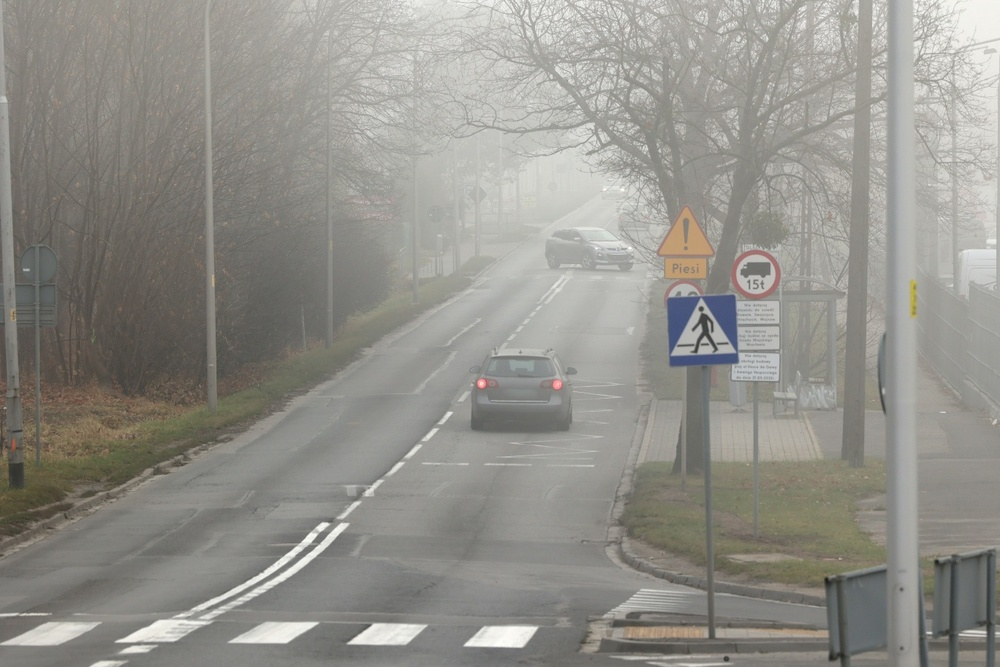
#> input picture HW2_0319/mistyroad.jpg, 1000 x 667 px, shrunk from 1368 x 912 before the run
$ python HW2_01.py
#> lines starting #> are read from the running program, lines starting #| are printed output that depends on the picture; after the words box and inside, x2 and y2 are one past the last pixel; in counts of white or black regions, pixels touching at a corner belong together
import cv2 as cv
import numpy as np
import matplotlib.pyplot as plt

# 이미지 불러오기 (그레이스케일 변환)
image = cv.imread('mistyroad.jpg', cv.IMREAD_GRAYSCALE)
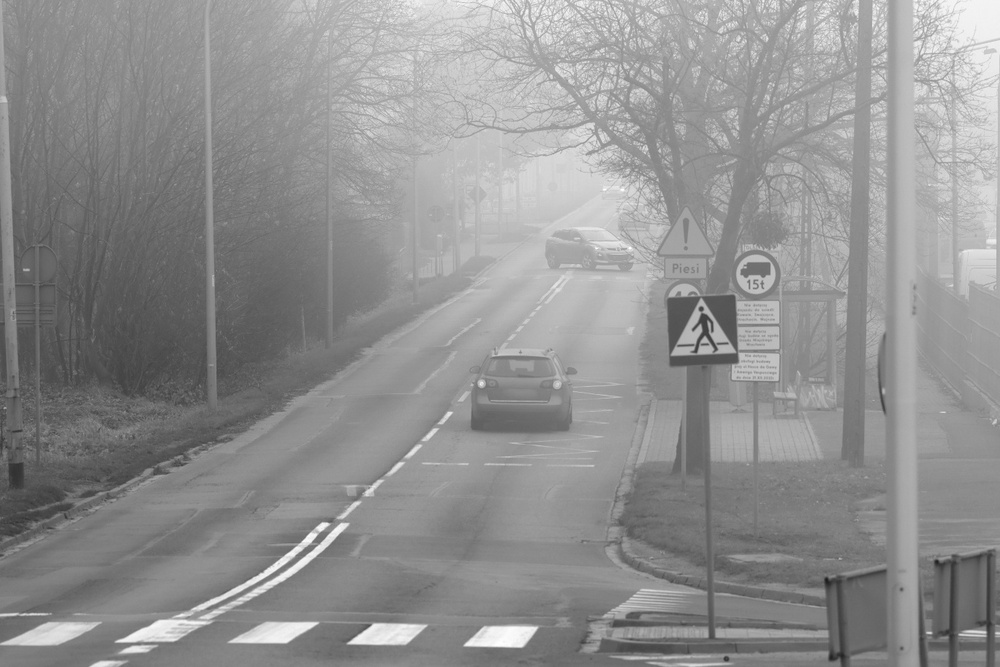
#> image: shape (667, 1000); min 28, max 255, mean 144.8

# 이진화 적용
_, binary_image = cv.threshold(image, 127, 255, cv.THRESH_BINARY)
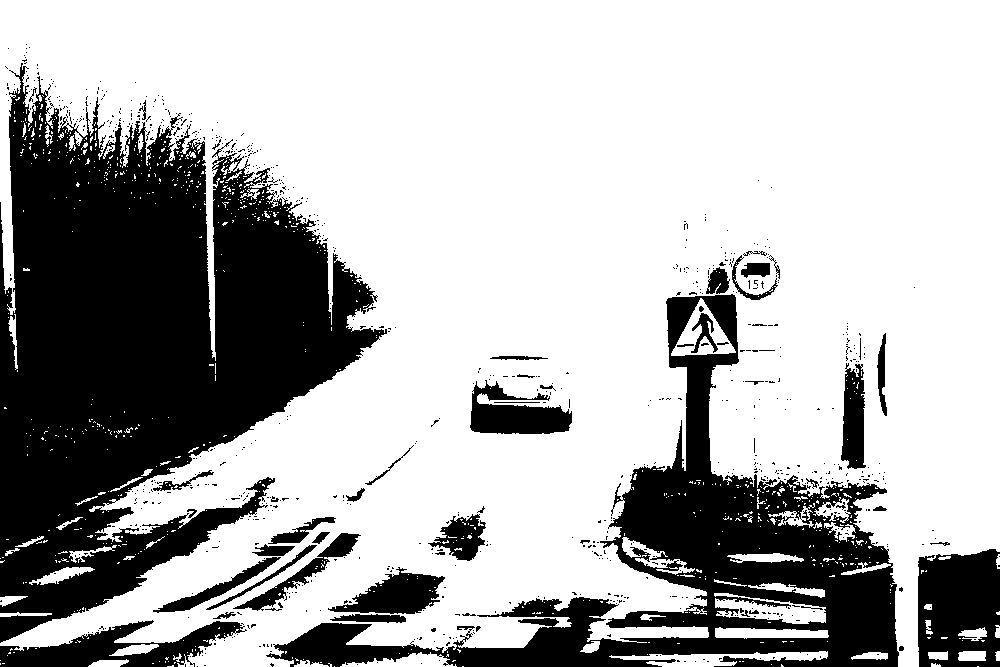
#> binary_image: shape (667, 1000); 69.5% white; 807 black regions (754 under 20 px), largest, box (x1, y1, x2, y2) and area: (0, 63, 387, 643) 117309, (266, 294, 899, 667) 53285, (918, 549, 1000, 667) 8193

# 히스토그램 계산 (그레이스케일 & 이진화)
gray_hist = cv.calcHist([image], [0], None, [256], [0, 256])  # 그레이스케일 히스토그램
#> gray_hist = 256 values, max 9114 at index 139, min 0 at index 0, mean 2605.5
binary_hist = cv.calcHist([binary_image], [0], None, [256], [0, 256])  # 이진화 히스토그램
#> binary_hist = 256 values, max 463303 at index 255, min 0 at index 1, mean 2605.5

# 결과 출력 (이미지 | 히스토그램 나란히 배치)
plt.figure(figsize=(12, 5))

# 그레이스케일 이미지 출력
plt.subplot(1, 4, 1)
plt.imshow(image, cmap='gray')
plt.title('Grayscale Image')
plt.axis('off')

# 그레이스케일 히스토그램 출력 (옆에 배치)
plt.subplot(1, 4, 2)
plt.plot(gray_hist, color='black')
plt.title('Grayscale Histogram')

# 이진화된 이미지 출력
plt.subplot(1, 4, 3)
plt.imshow(binary_image, cmap='gray')
plt.title('Binary Image')
plt.axis('off')

#이진화된 이미지 히스토그램 출력 (옆에 배치)
plt.subplot(1, 4, 4)
plt.plot(binary_hist, color='black')
plt.title('Binary Image Histogram')

# 그래프 출력
plt.tight_layout()
plt.show()
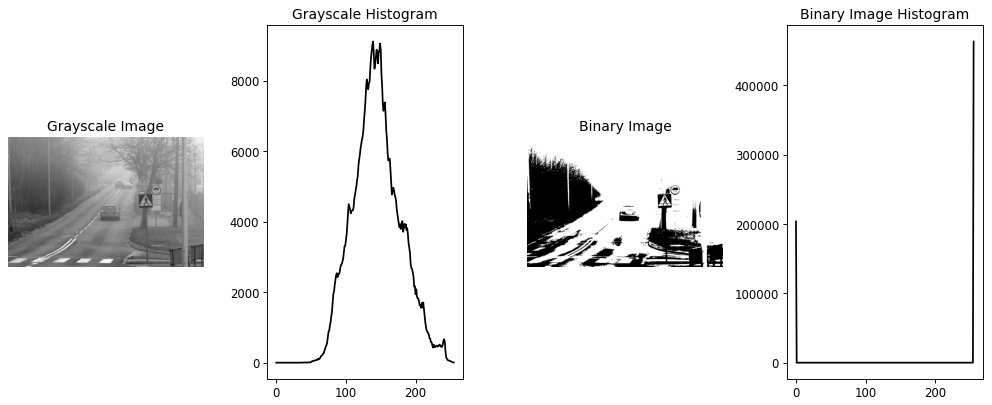
#> figure drawn by matplotlib, 4 panels; panel 2: curve peaks at x = 139, y = 9114; panel 4: curve peaks at x = 255, y = 463303

cv.waitKey(0)
cv.destroyAllWindows()
